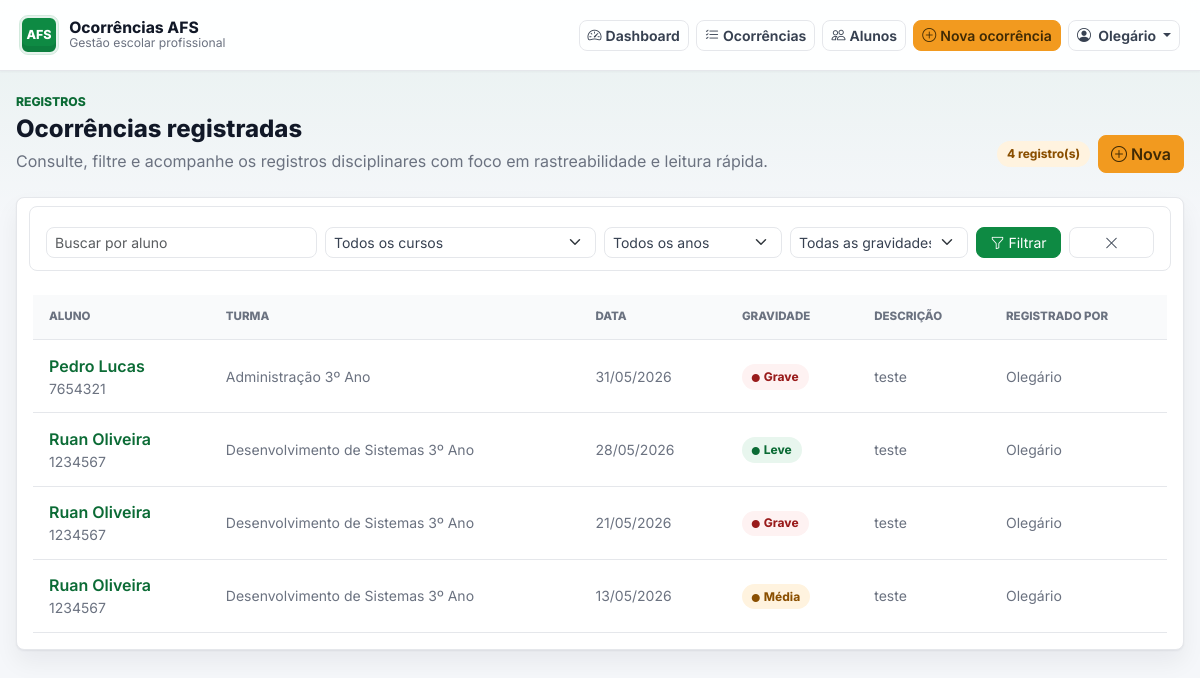
Page /ocorrencias/ (signed in) on the committed database.
### ocorrencias/models.py (models this page shows, shortened)
class Ocorrencia(models.Model):
    class Gravidade(models.TextChoices):
        LEVE = "leve", "Leve"
        MEDIA = "media", "Média"
        GRAVE = "grave", "Grave"
    aluno = models.ForeignKey(
        Aluno,
        on_delete=models.PROTECT,
        related_name="ocorrencias",
    )
    registrado_por = models.ForeignKey(
        "auth.User",
        on_delete=models.SET_NULL,
        null=True,
        related_name="ocorrencias_registradas",
    )
    data = models.DateField(db_index=True)
    descricao = models.TextField()
    gravidade = models.CharField(
        max_length=10,
        choices=Gravidade.choices,
        default=Gravidade.LEVE,
        db_index=True,
    )
    criado_em = models.DateTimeField(auto_now_add=True)
    atualizado_em = models.DateTimeField(auto_now=True)
    class Meta:
        ordering = ["-criado_em"]
        verbose_name = "Ocorrência"
        verbose_name_plural = "Ocorrências"

class Aluno(models.Model):
    class Curso(models.TextChoices):
        ADMINISTRACAO = "administracao", "Administração"
        ENFERMAGEM = "enfermagem", "Enfermagem"
        INFORMATICA = "informatica", "Informática"
        LOGISTICA = "logistica", "Logística"
        DS = "ds", "Desenvolvimento de Sistemas"
    ANOS = [(1, "1º Ano"), (2, "2º Ano"), (3, "3º Ano")]
    matricula = models.CharField(max_length=20, unique=True, db_index=True)
    nome = models.CharField(max_length=200, db_index=True)
    curso = models.CharField(max_length=50, choices=Curso.choices, db_index=True)
    ano = models.PositiveSmallIntegerField(choices=ANOS, db_index=True)
    ativo = models.BooleanField(default=True)
    @property
    def turma(self):
        return f"{self.get_curso_display()} {self.get_ano_display()}"
    class Meta:
        ordering = ["nome"]
        verbose_name = "Aluno"
        verbose_name_plural = "Alunos"

### ocorrencias/views.py (the view)
# urls.py: path("ocorrencias/", views.listar, name="listar"),
@login_required
def listar(request):
    ocorrencias = Ocorrencia.objects.select_related("aluno", "registrado_por")
    nome = request.GET.get("nome", "").strip()
    if nome:
        ocorrencias = ocorrencias.filter(aluno__nome__icontains=nome)
    curso = request.GET.get("curso", "")
    if curso:
        ocorrencias = ocorrencias.filter(aluno__curso=curso)
    ano = request.GET.get("ano", "")
    if ano:
        ocorrencias = ocorrencias.filter(aluno__ano=ano)
    gravidade = request.GET.get("gravidade", "")
    if gravidade:
        ocorrencias = ocorrencias.filter(gravidade=gravidade)
    paginator = Paginator(ocorrencias, 20)
    page = paginator.get_page(request.GET.get("page"))
    context = {
        "ocorrencias": page,
        "page_obj":    page,
        "cursos":      Aluno.Curso.choices,
        "anos":        [(str(v), l) for v, l in Aluno.ANOS],
        "gravidades":  Ocorrencia.Gravidade.choices,
    }
    return render(request, "ocorrencias/listar.html", context)

### ocorrencias/templates/ocorrencias/listar.html (shortened to what this page needs)
{% extends 'ocorrencias/base.html' %}
{% block content %}
<header class="d-flex flex-column flex-lg-row justify-content-between gap-3 align-items-lg-end mb-4">
  <div>
    <p class="page-kicker">Registros</p>
    <h1 class="page-title">Ocorrências registradas</h1>
    <p class="page-description">Consulte, filtre e acompanhe os registros disciplinares com foco em rastreabilidade e leitura rápida.</p>
  </div>
  <div class="d-flex gap-2 align-items-center">
    <span class="badge badge-soft-warning">{{ page_obj.paginator.count }} registro(s)</span>
    <a href="{% url 'cadastrar' %}" class="btn btn-warning fw-semibold">
      <i class="bi bi-plus-circle me-1"></i>Nova
    </a>
  </div>
</header>
<section class="card">
  <div class="card-body">
    <form method="GET" class="filter-bar row g-2 mb-4" aria-label="Filtros de ocorrências">
      <div class="col-md-3">
        <input id="filtro-nome" type="text" name="nome" class="form-control form-control-sm" placeholder="Buscar por aluno" value="{{ request.GET.nome }}" />
      </div>
      <div class="col-md-3">
        <select id="filtro-curso" name="curso" class="form-select form-select-sm">
          <option value="">Todos os cursos</option>
        </select>
      </div>
      <div class="col-md-2">
        <select id="filtro-ano" name="ano" class="form-select form-select-sm">
          <option value="">Todos os anos</option>
        </select>
      </div>
      <div class="col-md-2">
        <select id="filtro-gravidade" name="gravidade" class="form-select form-select-sm">
          <option value="">Todas as gravidades</option>
        </select>
      </div>
      <div class="col-md-1">
        <button type="submit" class="btn btn-primary btn-sm w-100">
          <i class="bi bi-funnel me-1"></i>Filtrar
        </button>
      </div>
      <div class="col-md-1">
        <a href="{% url 'listar' %}" class="btn btn-outline-secondary btn-sm w-100" title="Limpar filtros" aria-label="Limpar filtros">
          <i class="bi bi-x-lg"></i>
        </a>
      </div>
    </form>
    {% if ocorrencias %}
    <div class="table-responsive">
      <table class="table table-hover align-middle">
        <thead>
          <tr>
            <th class="ps-3">Aluno</th>
            <th>Turma</th>
            <th>Data</th>
            <th>Gravidade</th>
            <th>Descrição</th>
            <th>Registrado por</th>
          </tr>
        </thead>
        <tbody>
          {% for oc in ocorrencias %}
          <tr>
            <td class="ps-3 fw-semibold">
              <a href="{% url 'detalhe' oc.pk %}" class="text-decoration-none">{{ oc.aluno.nome }}</a>
              <div class="text-muted small fw-normal">{{ oc.aluno.matricula }}</div>
            </td>
            <td class="text-muted small">{{ oc.aluno.turma }}</td>
            <td class="text-muted small text-nowrap">{{ oc.data|date:"d/m/Y" }}</td>
            <td>{% include "ocorrencias/partials/gravidade_badge.html" with gravidade=oc.gravidade %}</td>
            <td class="text-muted small">{{ oc.descricao|truncatechars:55 }}</td>
            <td class="text-muted small">{{ oc.registrado_por.get_full_name|default:oc.registrado_por.username|default:"—" }}</td>
          </tr>
          {% endfor %}
        </tbody>
      </table>
    </div>
    {% endif %}
  </div>
</section>
{% endblock %}

### ocorrencias/templates/ocorrencias/base.html (shortened to what this page needs)
{% load static %}
<!doctype html>
<html lang="pt-br">
  <head>
    <link href="https://cdn.jsdelivr.net/npm/bootstrap@5.3.0/dist/css/bootstrap.min.css" rel="stylesheet" />
    <link href="https://cdn.jsdelivr.net/npm/bootstrap-icons@1.10.5/font/bootstrap-icons.css" rel="stylesheet" />
    <link href="{% static 'ocorrencias/css/app.css' %}" rel="stylesheet" />
  </head>
  <body>
    <div class="app-shell">
      <nav class="navbar app-navbar sticky-top px-2 py-3">
        <div class="container-fluid">
          <a class="brand-lockup" href="{% url 'dashboard' %}" aria-label="Ir para o dashboard">
            <span class="brand-mark" aria-hidden="true">AFS</span>
            <span class="min-w-0">
              <span class="brand-title">Ocorrências AFS</span>
              <span class="brand-subtitle">Gestão escolar profissional</span>
            </span>
          </a>
          <div class="nav-actions d-flex align-items-center flex-wrap">
            <a href="{% url 'dashboard' %}" class="btn btn-outline-secondary btn-sm">
              <i class="bi bi-speedometer2 me-1"></i>Dashboard
            </a>
            <a href="{% url 'listar' %}" class="btn btn-outline-secondary btn-sm">
              <i class="bi bi-list-check me-1"></i>Ocorrências
            </a>
            <a href="{% url 'listar_alunos' %}" class="btn btn-outline-secondary btn-sm">
              <i class="bi bi-people me-1"></i>Alunos
            </a>
            <a href="{% url 'cadastrar' %}" class="btn btn-warning btn-sm fw-semibold">
              <i class="bi bi-plus-circle me-1"></i>Nova ocorrência
            </a>
            {% if user.is_authenticated %}
            <div class="dropdown">
              <button class="btn btn-outline-secondary btn-sm dropdown-toggle" type="button" data-bs-toggle="dropdown" aria-expanded="false">
                <i class="bi bi-person-circle me-1"></i>
                {{ user.get_full_name|default:user.username }}
              </button>
            </div>
            {% endif %}
          </div>
        </div>
      </nav>
      <main class="app-content">
        {% block content %}{% endblock %}
      </main>
    </div>
  </body>
</html>

### ocorrencias/templates/ocorrencias/partials/gravidade_badge.html
{% if gravidade == 'leve' %}
  <span class="badge badge-soft-success"><i class="bi bi-circle-fill me-1" style="font-size:.5rem"></i>Leve</span>
{% elif gravidade == 'media' %}
  <span class="badge badge-soft-warning"><i class="bi bi-circle-fill me-1" style="font-size:.5rem"></i>Média</span>
{% else %}
  <span class="badge badge-soft-danger"><i class="bi bi-circle-fill me-1" style="font-size:.5rem"></i>Grave</span>
{% endif %}

### ocorrencias/static/ocorrencias/css/app.css (style rules this page uses)
:root { --afs-green: #0e8a43; --afs-green-dark: #0b6b35; --afs-green-soft: #e8f6ee; --afs-orange: #f29a1f; --afs-orange-soft: #fff3df; --afs-surface: #f5f7fa; --afs-border: #e5e7eb; --afs-text: #374151; --afs-muted: #6b7280; --afs-heading: #111827; --afs-danger: #dc2626; --afs-warning: #b45309; --afs-info: #2563eb; --afs-radius: 8px; --afs-shadow: 0 1px 2px rgba(17, 24, 39, 0.06), 0 12px 24px rgba(17, 24, 39, 0.06); --afs-focus: 0 0 0 0.25rem rgba(14, 138, 67, 0.2); }
* { letter-spacing: 0; }
body { min-height: 100vh; background: linear-gradient(180deg, rgba(14, 138, 67, 0.06) 0, rgba(245, 247, 250, 0) 220px), var(--afs-surface); color: var(--afs-text); font-family: Inter, system-ui, -apple-system, "Segoe UI", sans-serif; }
a { color: var(--afs-green-dark); }
.app-shell { min-height: 100vh; }
.app-navbar { background: rgba(255, 255, 255, 0.94); border-bottom: 1px solid var(--afs-border); box-shadow: 0 1px 2px rgba(17, 24, 39, 0.04); backdrop-filter: blur(14px); }
.brand-lockup { color: var(--afs-heading); display: inline-flex; align-items: center; gap: 0.7rem; min-width: 0; text-decoration: none; }
.brand-mark { align-items: center; background: var(--afs-green); border: 2px solid rgba(255, 255, 255, 0.9); border-radius: var(--afs-radius); box-shadow: inset 0 -6px 0 rgba(11, 107, 53, 0.36); color: #fff; display: inline-flex; font-size: 0.78rem; font-weight: 800; height: 38px; justify-content: center; line-height: 1; min-width: 38px; outline: 1px solid rgba(14, 138, 67, 0.18); }
.brand-title { color: var(--afs-heading); display: block; font-size: 0.98rem; font-weight: 750; line-height: 1.1; }
.brand-subtitle { color: var(--afs-muted); display: block; font-size: 0.76rem; line-height: 1.2; }
.nav-actions { gap: 0.45rem; }
.nav-actions .btn { border-radius: var(--afs-radius); font-weight: 650; }
.app-content { margin-inline: auto; max-width: 1200px; padding: 1.35rem 1rem 3rem; }
.page-kicker { color: var(--afs-green-dark); font-size: 0.76rem; font-weight: 800; margin-bottom: 0.25rem; text-transform: uppercase; }
.page-title { color: var(--afs-heading); font-size: clamp(1.45rem, 2vw, 2rem); font-weight: 780; line-height: 1.15; margin: 0; }
.page-description { color: var(--afs-muted); margin: 0.4rem 0 0; max-width: 780px; }
.card, .metric-card, .panel-card { border: 1px solid var(--afs-border); border-radius: var(--afs-radius); box-shadow: var(--afs-shadow); }
.filter-bar { background: #fff; border: 1px solid var(--afs-border); border-radius: var(--afs-radius); padding: 0.75rem; }
.table { --bs-table-color: var(--afs-text); margin-bottom: 0; }
.table > :not(caption) > * > * { border-bottom-color: var(--afs-border); padding: 0.85rem 1rem; vertical-align: middle; }
.table thead th { background: #f9fafb; color: var(--afs-muted); font-size: 0.72rem; font-weight: 800; text-transform: uppercase; }
.btn { border-radius: var(--afs-radius); }
.btn-primary, .btn-dark { --bs-btn-bg: var(--afs-green); --bs-btn-border-color: var(--afs-green); --bs-btn-hover-bg: var(--afs-green-dark); --bs-btn-hover-border-color: var(--afs-green-dark); --bs-btn-active-bg: var(--afs-green-dark); --bs-btn-active-border-color: var(--afs-green-dark); --bs-btn-disabled-bg: var(--afs-green); --bs-btn-disabled-border-color: var(--afs-green); }
.btn-warning { --bs-btn-bg: var(--afs-orange); --bs-btn-border-color: var(--afs-orange); --bs-btn-color: #3f2a05; --bs-btn-hover-bg: #df850b; --bs-btn-hover-border-color: #df850b; --bs-btn-hover-color: #2b1c03; }
.btn-outline-dark, .btn-outline-secondary { --bs-btn-color: var(--afs-text); --bs-btn-border-color: var(--afs-border); --bs-btn-hover-bg: var(--afs-green-soft); --bs-btn-hover-border-color: rgba(14, 138, 67, 0.35); --bs-btn-hover-color: var(--afs-green-dark); }
.form-control, .form-select, .input-group-text { border-color: var(--afs-border); border-radius: var(--afs-radius); color: var(--afs-text); }
.form-text, .text-muted { color: var(--afs-muted) !important; }
.badge { border-radius: 999px; font-weight: 750; padding: 0.42rem 0.62rem; }
.badge-soft-success { background: var(--afs-green-soft); color: var(--afs-green-dark); }
.badge-soft-warning { background: var(--afs-orange-soft); color: #8a4f00; }
.badge-soft-danger { background: #fef2f2; color: #991b1b; }

### rows in the picture
Ocorrencia: aluno.nome "Pedro Lucas", aluno.matricula "7654321", aluno.turma "Administração 3º Ano", data "31/05/2026", gravidade "grave" (drawn), descricao "teste", registrado_por.get_full_name "Olegário"
Ocorrencia: aluno.nome "Ruan Oliveira", aluno.matricula "1234567", aluno.turma "Desenvolvimento de Sistemas 3º Ano", data "28/05/2026", gravidade "leve" (drawn), descricao "teste", registrado_por.get_full_name "Olegário"
Ocorrencia: aluno.nome "Ruan Oliveira", aluno.matricula "1234567", aluno.turma "Desenvolvimento de Sistemas 3º Ano", data "21/05/2026", gravidade "grave" (drawn), descricao "teste", registrado_por.get_full_name "Olegário"
Ocorrencia: aluno.nome "Ruan Oliveira", aluno.matricula "1234567", aluno.turma "Desenvolvimento de Sistemas 3º Ano", data "13/05/2026", gravidade "media" (drawn), descricao "teste", registrado_por.get_full_name "Olegário"

### other values in the picture
{{ user.get_full_name|default:user.username }} "Olegário"
{{ page_obj.paginator.count }} "4"
